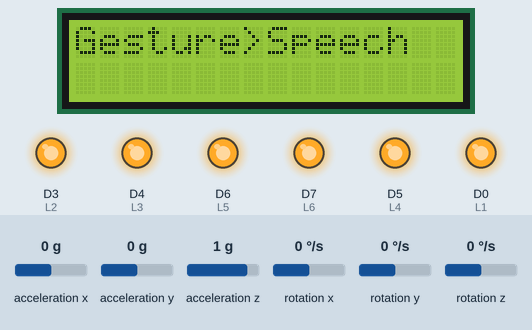
Recording of a sketch running on a simulated ESP8266 (NodeMCU). Shown: 16×2 character LCD, output pins drawn as LEDs (lit = HIGH). Dashed ring = blinking. The inputs (shaded band) are chosen by the test bench; at power-on: acceleration x 0 g, rotation z 0 °/s, acceleration y 0 g, acceleration z 1 g, rotation x 0 °/s, rotation y 0 °/s. WiFi joins after 1.5 s; servers stay silent unless stated; what the sketch prints to the serial monitor is not drawn.

Above: at 5.2 s.
5.3 s: acceleration x set to 0.9 g
6.8 s: acceleration x set to 1.2 g
At 7.4 s:
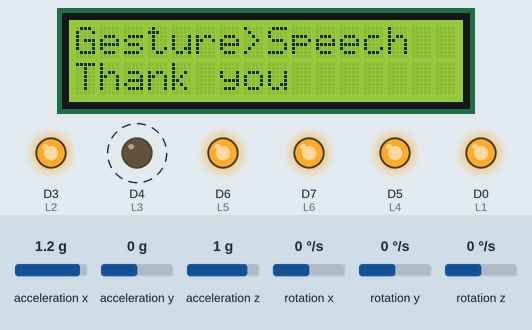
9.8 s: acceleration x set to -1.4 g
At 10.7 s:
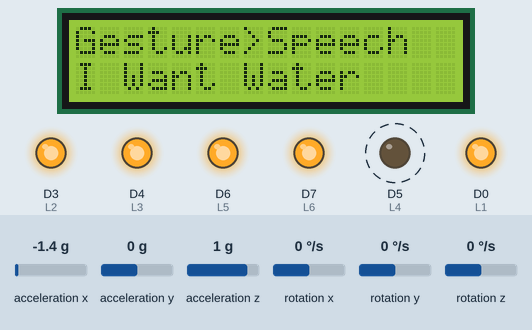
12.8 s: acceleration x set to -1.2 g
14.4 s: acceleration x set to -0.9 g
At 16.1 s:
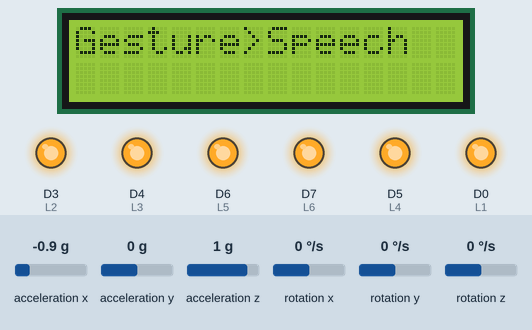
17.4 s: rotation z set to 14 °/s
20.4 s: rotation z set to 17 °/s
At 21.2 s:
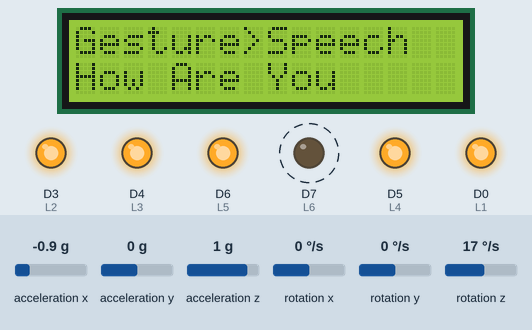
Timing chart, 0 to 24.4 s (numbered marks = the images above; inputs shaded):
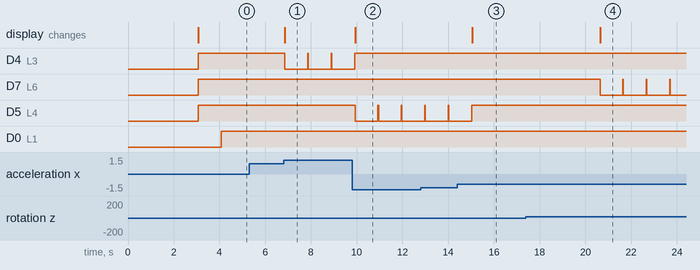

Measured:
- the behaviour switches between 1 and 1.1 g on acceleration x (found by bisection; images 0 and 1)
- the behaviour switches between -1.1 and -1 g on acceleration x (found by bisection; images 2 and 3)
- the behaviour switches between 15 and 16 °/s on rotation z (found by bisection; images 3 and 4)
- after the input at 5.3 s, every drawn part: stays the same
- after the input at 6.8 s, D4 (L3): alternates HIGH for 0.03 s and LOW for 1.0 s, starting after 0.05 s; the display: changes after 0.05 s (image 1)
- after the input at 9.8 s, D4 (L3): goes on until 9.9 s, then stays HIGH; D5 (L4): alternates HIGH for 0.02 s and LOW for 1.0 s, starting after 0.13 s; the display: changes after 0.13 s (image 2)
- after the input at 14.4 s, D5 (L4): goes on until 15.0 s, then stays HIGH; the display: changes after 0.65 s (image 3)
- after the input at 17.4 s, every drawn part: stays the same
- by itself, D7 (L6): alternates HIGH for 0.02 s and LOW for 1.0 s

The sketch:

IoT_Glove_Program.ino
```cpp
#include <LiquidCrystal_I2C.h>
#include <MPU6050_tockn.h>
#include <Wire.h>

MPU6050 mpu6050(Wire);
LiquidCrystal_I2C lcd (0x27, 16, 2); //
#define BLYNK_TEMPLATE_ID "TMPL3fv2wJ4xg"
#define BLYNK_TEMPLATE_NAME "Gesture to Speech Text Translator"
#define BLYNK_AUTH_TOKEN "lox6Ud4Kq2zOvJBtow9sbjI5oR_AA2FC"


int L1 = D0 ;
int L2 = D3;
int L3 = D4;
int L4 = D5;
int L5 = D6;
int L6 = D7;
// Your WiFi Credentials.
// Set password to "" for open networks.
char ssid[] = "Ucnwifi1";
char pass[] = "m1234567";
#include <ESP8266WiFi.h>
#include <BlynkSimpleEsp8266.h>
bool isconnected = false;
char auth[] = BLYNK_AUTH_TOKEN;

BlynkTimer timer;

void checkBlynkStatus() { // called every 2 seconds by SimpleTimer
  //getSensorData();
  isconnected = Blynk.connected();
  if (isconnected == true) {
    // digitalWrite(WIFI_LED, LOW);

    //Serial.println("Blynk Connected");
  }
  else {
    //digitalWrite(WIFI_LED, HIGH);
    Serial.println("Blynk Not Connected");
  }
}

void getSensorData()
{


}

void sendSensorData()
{


  //  else if(mpu6050.getAngleY()>15)
  //  {
  //     lcd. setCursor (0, 1);
  //  lcd. print ( "I Want Food " );
  // // Blynk.logEvent("fault1", "I Want Food");
  //
  //    digitalWrite(L5,0);
  //    delay(100);
  //    digitalWrite(L2,1);
  //    digitalWrite(L3,1);
  //   digitalWrite(L1,1);
  //   digitalWrite(L1,1);
  //   digitalWrite(L6,1);
  //  }


  //  else if(mpu6050.getAngleY()>15)
  //  {
  //     lcd. setCursor (0, 1);
  //  lcd. print ( "Hello " );
  // // Blynk.logEvent("fault1", "I Want Food");
  //
  //    digitalWrite(L6,0);
  //    delay(100);
  //    digitalWrite(L2,1);
  //    digitalWrite(L3,1);
  //   digitalWrite(L1,1);
  //   digitalWrite(L1,1);
  //   digitalWrite(L1,1);
  //  }


}

void setup()
{
  Serial.begin(9600);
  lcd. init ();
  lcd. backlight ();
  Wire.begin();
  mpu6050.begin();
  mpu6050.calcGyroOffsets(true);

  pinMode(L1, OUTPUT);
  pinMode(L2, OUTPUT);
  pinMode(L3, OUTPUT);
  pinMode(L4, OUTPUT);
  pinMode(L5, OUTPUT);
  pinMode(L6, OUTPUT);
  digitalWrite(L1, 0);
  //delay(100);
  digitalWrite(L2, 1);
  digitalWrite(L3, 1);
  digitalWrite(L4, 1);
  digitalWrite(L5, 1);
  digitalWrite(L6, 1);


  lcd. setCursor (0, 0);
  lcd. print ( "Gesture>Speech " );


  WiFi.begin(ssid, pass);
  timer.setInterval(2000L, checkBlynkStatus); // check if Blynk server is connected every 2 seconds
  Blynk.config(auth);
  delay(1000);
}

void loop()
{
  //sendSensorData();
  Blynk.run();
  timer.run();
  mpu6050.update();
  Serial.print("angleX : ");
  Serial.print(mpu6050.getAngleX());
  Serial.print("\tangleY : ");
  Serial.print(mpu6050.getAngleY());
  Serial.print("\tangleZ : ");
  Serial.println(mpu6050.getAngleZ());

  if (mpu6050.getAngleX() > 45)
  { //Serial.print("1");

    Blynk.logEvent("medicine", "I Want Medicine");
    lcd. setCursor (0, 1);
    lcd. print ( "I Want Medicine " );

    Serial.println("I Want Medicine");
    digitalWrite(L5, 0);
    delay(1000);
    digitalWrite(L2, 1);
    digitalWrite(L3, 1);
    digitalWrite(L4, 1);
    digitalWrite(L1, 1);
    digitalWrite(L6, 1);
    digitalWrite(L5, 1);
    //delay(100);

  }
  else if (mpu6050.getAngleX() < -45)
  {
    Serial.println("Emergency");
    //Serial.print("2");

    Blynk.logEvent("emergency", "Emergency");
    lcd. setCursor (0, 1);
    lcd. print ( "Emergency        " );


    digitalWrite(L2, 0);
    delay(1000);
    digitalWrite(L1, 1);
    digitalWrite(L3, 1);
    digitalWrite(L4, 1);
    digitalWrite(L5, 1);
    digitalWrite(L6, 1);
    digitalWrite(L2, 1);
    delay(10);
  }
  else if (mpu6050.getAngleY() < -45)
  {
    Blynk.logEvent("thankyou", "Thank you");
    Serial.println("Thank you");
    lcd. setCursor (0, 1);
    lcd. print ( "Thank you      " );


    digitalWrite(L3, 0);
    delay(1000);
    digitalWrite(L2, 1);
    digitalWrite(L1, 1);
    digitalWrite(L4, 1);
    digitalWrite(L5, 1);
    digitalWrite(L6, 1);
    digitalWrite(L3, 1);
    delay(10);
  }
  else if (mpu6050.getAngleY() > 45)
  {
    // Blynk.logEvent("fault1", "I Want Water");
    lcd. setCursor (0, 1);
    lcd. print ( "I Want Water " );


    digitalWrite(L4, 0);
    delay(1000);
    digitalWrite(L2, 1);
    digitalWrite(L3, 1);
    digitalWrite(L1, 1);
    digitalWrite(L5, 1);
    digitalWrite(L6, 1);
    digitalWrite(L4, 1);
    delay(10);
  }

  else if (mpu6050.getAngleZ() > 45)
  {
    // Blynk.logEvent("fault1", "I Want Water");
    lcd. setCursor (0, 1);
    lcd. print ( "How Are You" );


    digitalWrite(L6, 0);
    delay(1000);
    digitalWrite(L2, 1);
    digitalWrite(L3, 1);
    digitalWrite(L1, 1);
    digitalWrite(L5, 1);
    digitalWrite(L6, 1);
    digitalWrite(L4, 1);
    delay(10);
  }

  else if (mpu6050.getAngleZ() < -45)
  {
    // Blynk.logEvent("fault1", "I Want Water");
    lcd. setCursor (0, 1);
    lcd. print ( "Turn ON Fan     " );


    digitalWrite(L1, 1);
    delay(1000);
    digitalWrite(L2, 1);
    digitalWrite(L3, 1);
    digitalWrite(L4, 1);
    digitalWrite(L5, 1);
    digitalWrite(L6, 1);
    digitalWrite(L1, 0);
    delay(50);
  }
  else
  {
    Serial.println("out");
    digitalWrite(L1, 1);
    //delay(100);
    digitalWrite(L2, 1);
    digitalWrite(L3, 1);
    digitalWrite(L4, 1);
    digitalWrite(L5, 1);
    digitalWrite(L6, 1);
    lcd. setCursor (0, 1);
    lcd. print ( "                      " );
  }

}
```
